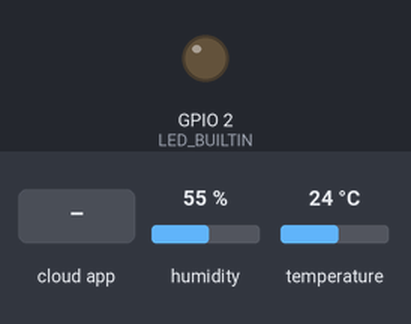
This sketch was run on a simulated ESP32. Shown: output pins drawn as LEDs (lit = HIGH). The test bench sets the inputs (shaded band); at power-on: humidity 55 %, temperature 24 °C. WiFi joins after 1.5 s; servers stay silent unless stated; the Firebase database answers and starts empty; what the sketch prints to the serial monitor is not drawn.

Above: at 2.7 s.
2.8 s: the phone or cloud app sets gornja to 25
At 6.3 s:
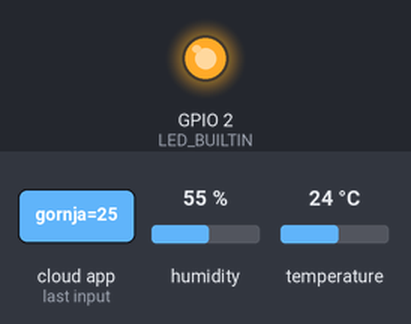
6.9 s: the phone or cloud app sets gornja to 0
At 9.3 s:
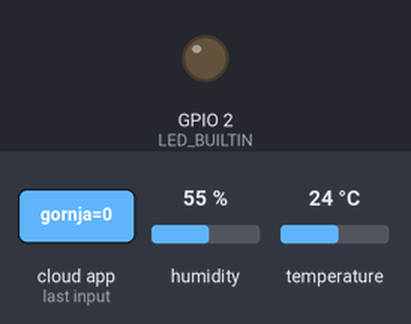
10.4 s: the phone or cloud app sets gornja to 50
At 13.5 s:
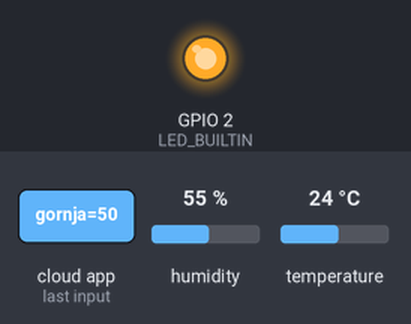
Timing chart, 0 to 15.0 s (numbered marks = the images above; inputs shaded):
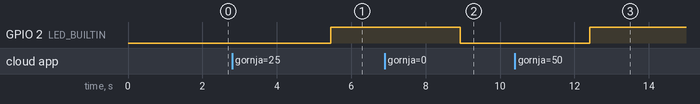

The sketch:

ESP32code.ino
```cpp
#include <WiFi.h>
#include <FirebaseESP32.h>
#include <DHT.h>

#define WIFI_SSID "anesb"
#define WIFI_PASSWORD "1234567890"

#define FIREBASE_HOST "https://iot-temp-75625-default-rtdb.europe-west1.firebasedatabase.app"
#define FIREBASE_AUTH "pJq2w188nVMTtBvCmnVRlYkSAjwdB6VXCcFzSX1Q"

FirebaseData firebaseData;
FirebaseConfig config;
FirebaseAuth auth;

#define DHTPIN 4  // Pin na koji je povezan DHT11
#define DHTTYPE DHT11
DHT dht(DHTPIN, DHTTYPE);

#define LED_BUILTIN 2  // Integrisana LED dioda na ESP32

float donja = 0.0;
float gornja = 0.0;

void setup() {
    Serial.begin(115200);

    pinMode(LED_BUILTIN, OUTPUT);  // Postavljamo integrisanu LED diodu kao izlaz

    WiFi.begin(WIFI_SSID, WIFI_PASSWORD);
    Serial.print("Povezivanje na WiFi...");

    while (WiFi.status() != WL_CONNECTED) {
        delay(500);
        Serial.print(".");
    }
    Serial.println("\n✅ Povezano!");

    // Konfiguracija Firebase-a
    config.host = FIREBASE_HOST;
    config.signer.tokens.legacy_token = FIREBASE_AUTH;

    Firebase.begin(&config, &auth);
    Firebase.reconnectWiFi(true);

    dht.begin();
}

void loop() {
    // Preuzimanje donje i gornje granice sa Firebase-a (putanje u okviru /postavke)
    if (Firebase.getFloat(firebaseData, "/postavke/donja")) {
        donja = firebaseData.floatData();
        Serial.print("Donja granica: ");
        Serial.println(donja);
    } else {
        Serial.print("❌ Greška pri preuzimanju donje granice: ");
        Serial.println(firebaseData.errorReason());
    }

    if (Firebase.getFloat(firebaseData, "/postavke/gornja")) {
        gornja = firebaseData.floatData();
        Serial.print("Gornja granica: ");
        Serial.println(gornja);
    } else {
        Serial.print("❌ Greška pri preuzimanju gornje granice: ");
        Serial.println(firebaseData.errorReason());
    }

    // Fiksna vrednost temperature (simulacija)
    //float temperature = 13.5;
    //float temperature = random(150, 300) / 10.0;

    //Uzimanje podataka iz DHT11 senzora
    float temperature = dht.readTemperature();

    if (isnan(temperature)) {
        Serial.println("⚠️ Greška pri čitanju temperature!");
        return;
    }

    Serial.print("Temperatura: ");
    Serial.println(temperature);

    // Slanje trenutne temperature u Firebase
    if (Firebase.setFloat(firebaseData, "/temperatura", temperature)) {
        Serial.println("✅ Temperatura uspešno poslata u Firebase!");
    } else {
        Serial.print("❌ Greška pri slanju temperature: ");
        Serial.println(firebaseData.errorReason());
    }

    // Provjera da li je temperatura unutar granica
    if (temperature >= donja && temperature <= gornja) {
        digitalWrite(LED_BUILTIN, HIGH); // Paljenje LED diode
        Serial.println("✅ Temperatura je unutar granica, LED je upaljena.");
    } else {
        digitalWrite(LED_BUILTIN, LOW); // Gašenje LED diode
        Serial.println("❌ Temperatura je van granica, LED je ugašena.");
    }

    delay(3000);  // Čekanje 3 sekunde pre sledećeg merenja
}
```

Measured:
- after the input at 2.8 s, GPIO 2 (LED_BUILTIN): LOW → HIGH after 2.7 s
- after the input at 6.9 s, GPIO 2 (LED_BUILTIN): HIGH → LOW after 2.0 s
- after the input at 10.4 s, GPIO 2 (LED_BUILTIN): LOW → HIGH after 2.0 s
